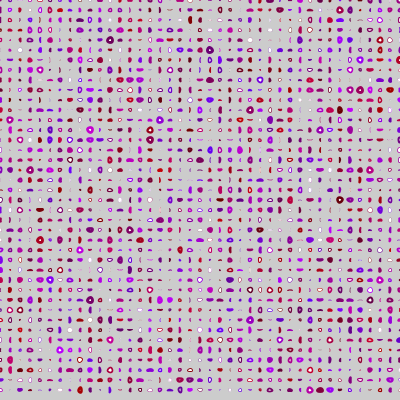
Frame 1 (no input)
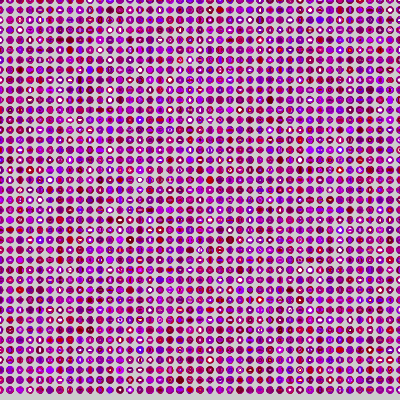
Frame 60 (the mouse pressed at the canvas centre just before this capture)
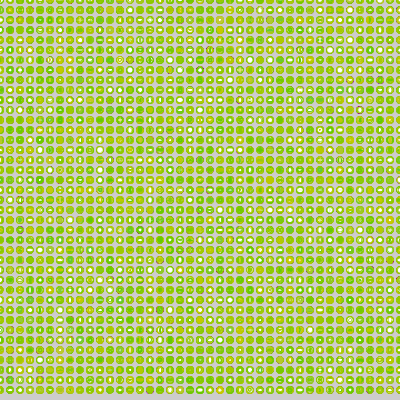
Frame 120 (the mouse held since frame 60 and released just before this capture)

The Processing sketch that drew these frames (run headless with seeded random() and noise(); from frame 60 on, the mouse is pressed at the canvas centre):

// Processing sketch: processing_15474
// ── processing_15474.pde

 
 
 void setup()
 {
   size(400, 400);
 }
 
 void draw()
 {
 
 for (int i = 0; i <= 5; i++) 
 {  
    strokeWeight(random(i));
    stroke(mouseX + mouseY, 80+random(100), random(255));
    for(int k=0; k<400; k=k+60)
    {
      strokeWeight(i+random(3));
      for(int j=0; j<400; j=j+10)
      {
        stroke(mouseX + mouseY, random(255), random(255));
         if(mouseX+mouseY > 400)
          {
              rect(k+i * 10, j, random(5)+(mouseX+mouseY)/400, random(5)+ (mouseX+mouseY)/400);
           }
          else
          {
            stroke(100+random(100), mouseX, random(255)-mouseY);
          strokeWeight(random(3));
          ellipse(k+i * 10, j, random(5)+(mouseX+mouseY)/300, random(5)+ (mouseX+mouseY)/300);
          }
      }
    }  
  }
}
